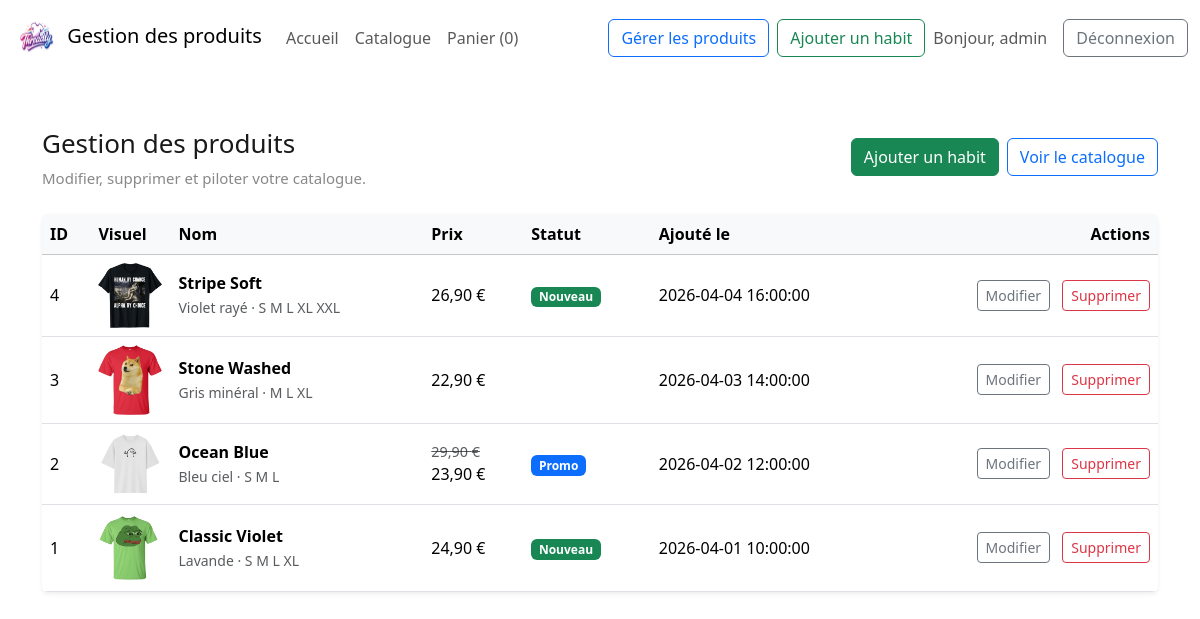
The app's page /admin_tshirts.php (signed in) with its own data.
### tables this page shows
CREATE TABLE IF NOT EXISTS `tshirt` (
  `id` int(10) UNSIGNED NOT NULL AUTO_INCREMENT,
  `name` varchar(150) NOT NULL,
  `description` text DEFAULT NULL,
  `color` varchar(80) DEFAULT NULL,
  `size_list` varchar(80) DEFAULT NULL,
  `price` decimal(10,2) NOT NULL,
  `price_old` decimal(10,2) DEFAULT NULL,
  `is_new` tinyint(1) NOT NULL DEFAULT 0,
  `is_sale` tinyint(1) NOT NULL DEFAULT 0,
  `image_url` varchar(255) DEFAULT NULL,
  `created_at` datetime NOT NULL DEFAULT current_timestamp(),
  PRIMARY KEY (`id`)
);

### admin_tshirts.php (the view, shortened to what this page needs)
<?php
require_once 'include/connect.php';
$tshirts = [];
try {
    $stmt = $connection->query("SELECT * FROM tshirt ORDER BY created_at DESC");
    $tshirts = $stmt->fetchAll(PDO::FETCH_ASSOC);
} catch (Exception $e) {
    $error = 'Impossible de charger les produits.';
}
?>
<!DOCTYPE html>
<html lang="fr">
<head>
    <link href="./bootstrap-5.3.6/css/bootstrap.min.css" rel="stylesheet">
    <link href="./index.css" rel="stylesheet">
</head>
<body>
<?php require_once 'include/navbar.php'; ?>
<main class="py-5">
    <div class="container">
        <div class="d-flex flex-column flex-md-row justify-content-between align-items-start align-items-md-center gap-3 mb-4">
            <div>
                <p class="section-title mb-1">Gestion des produits</p>
                <p class="section-sub mb-0">Modifier, supprimer et piloter votre catalogue.</p>
            </div>
            <div class="d-flex flex-wrap gap-2">
                <a class="btn btn-success" href="admin_add_tshirt.php">Ajouter un habit</a>
                <a class="btn btn-outline-primary" href="catalogue.php">Voir le catalogue</a>
            </div>
        </div>
        <?php if (empty($tshirts)): ?>
            <div class="alert alert-secondary">Aucun produit disponible.</div>
        <?php else: ?>
            <div class="table-responsive shadow-sm rounded bg-white">
                <table class="table table-hover align-middle mb-0">
                    <thead class="table-light">
                        <tr>
                            <th scope="col">ID</th>
                            <th scope="col">Visuel</th>
                            <th scope="col">Nom</th>
                            <th scope="col">Prix</th>
                            <th scope="col">Statut</th>
                            <th scope="col">Ajouté le</th>
                            <th scope="col" class="text-end">Actions</th>
                        </tr>
                    </thead>
                    <tbody>
                        <?php foreach ($tshirts as $tshirt): ?>
                            <tr>
                                <td><?= htmlspecialchars($tshirt['id']) ?></td>
                                <td style="width:80px;">
                                    <?php if (!empty($tshirt['image_url'])): ?>
                                        <img src="<?= htmlspecialchars($tshirt['image_url']) ?>" alt="<?= htmlspecialchars($tshirt['name']) ?>" class="img-fluid rounded" style="max-height:70px; object-fit:contain;">
                                    <?php else: ?>
                                        <span class="text-muted">Aucune image</span>
                                    <?php endif; ?>
                                </td>
                                <td>
                                    <strong><?= htmlspecialchars($tshirt['name']) ?></strong><br>
                                    <small class="text-muted"><?= htmlspecialchars($tshirt['color'] ?: 'Couleur unique') ?> · <?= htmlspecialchars($tshirt['size_list'] ?: 'S M L') ?></small>
                                </td>
                                <td>
                                    <?php if (!empty($tshirt['price_old'])): ?>
                                        <div class="text-muted text-decoration-line-through" style="font-size:0.9rem;"><?= number_format($tshirt['price_old'], 2, ',', ' ') ?> €</div>
                                    <?php endif; ?>
                                    <div><?= number_format($tshirt['price'], 2, ',', ' ') ?> €</div>
                                </td>
                                <td>
                                    <?php if ($tshirt['is_new']): ?><span class="badge bg-success me-1">Nouveau</span><?php endif; ?>
                                    <?php if ($tshirt['is_sale']): ?><span class="badge bg-primary">Promo</span><?php endif; ?>
                                </td>
                                <td><?= htmlspecialchars($tshirt['created_at']) ?></td>
                                <td class="text-end">
                                    <a class="btn btn-sm btn-outline-secondary me-2" href="admin_edit_tshirt.php?id=<?= htmlspecialchars($tshirt['id']) ?>">Modifier</a>
                                    <form action="crud/del/deleteTshirt.php" method="post" class="d-inline-block" onsubmit="return confirm('Supprimer ce produit ?');">
                                        <button type="submit" class="btn btn-sm btn-outline-danger">Supprimer</button>
                                    </form>
                                </td>
                            </tr>
                        <?php endforeach; ?>
                    </tbody>
                </table>
            </div>
        <?php endif; ?>
    </div>
</main>
</body>
</html>

### index.css (style rules this page uses)
:root { --violet: #7F77DD; --violet-light: #EEEDFE; --violet-dark: #534AB7; --bleu: #85B7EB; --bleu-light: #E6F1FB; }
body { background: #fff; color: #1a1a1a; }
.section-title { font-size: 26px; font-weight: 500; margin-bottom: 6px; }
.section-sub { font-size: 15px; color: #888; margin-bottom: 36px; }

### records on screen
tshirt: id "4", image_url (picture), name "Stripe Soft", color "Violet rayé", size_list "S M L XL XXL", price "26,90", is_new "Nouveau", created_at "2026-04-04 16:00:00"
tshirt: id "3", image_url (picture), name "Stone Washed", color "Gris minéral", size_list "M L XL", price "22,90", created_at "2026-04-03 14:00:00"
tshirt: id "2", image_url (picture), name "Ocean Blue", color "Bleu ciel", size_list "S M L", price_old "29,90", price "23,90", is_sale "Promo", created_at "2026-04-02 12:00:00"
tshirt: id "1", image_url (picture), name "Classic Violet", color "Lavande", size_list "S M L XL", price "24,90", is_new "Nouveau", created_at "2026-04-01 10:00:00"

### other values on screen
$page "Gestion des produits"
$cartCount "0"
$_SESSION['login'] "admin"
